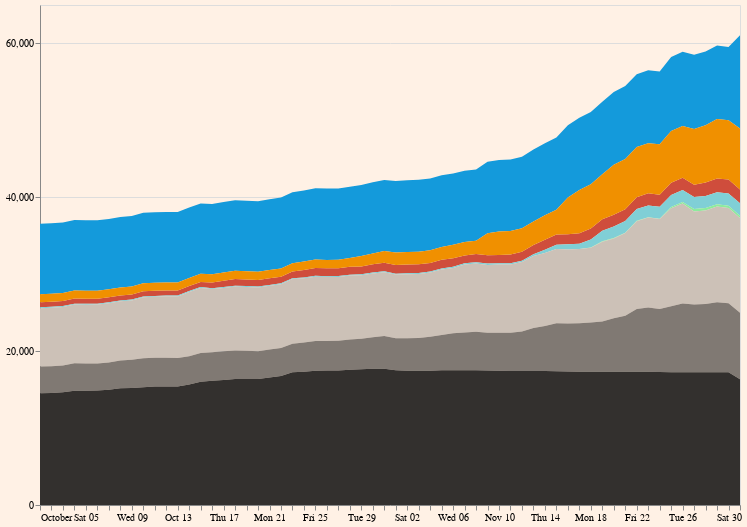

Notebook code cell kept with this figure:
### Code cell
alt.Chart(df_active_plot, background="#fff1e5").mark_area().encode(
    x=alt.X("date:T", axis=alt.Axis(tickCount=len(df_active_daily), title=None, grid=False)),
    y=alt.Y("active_ads:Q", axis=alt.Axis(tickCount=4, title=None)),
    color=alt.Color("funder:N", scale=parties_palette, legend=None),
    order="order",
    tooltip=["funder", "active_ads", "date"],
).properties(width=700, height=500)

### Figure 1 — Vega-Lite specification as saved in the notebook (floating-point values rounded to 4 significant figures; data arrays with more than 128 entries replaced by an {"elided": "..."} marker saying what was removed)
{"$schema": "https://vega.github.io/schema/vega-lite/v3.4.0.json", "background": "#fff1e5", "config": {"mark": {"tooltip": null}, "view": {"height": 300, "width": 400}}, "data": {"name": "data-67a22da8965614d42d82733e1879033e"}, "datasets": {"data-67a22da8965614d42d82733e1879033e": {"elided": "496 records"}}, "encoding": {"color": {"field": "funder", "legend": null, "scale": {"domain": ["con", "lab", "lib", "brx", "gre", "no_funder", "unclassified", "registered"], "range": ["#149adb", "#cf4d3c", "#f09000", "#80cfd6", "#8deb9d", "#33302e", "#807973", "#ccc1b7"]}, "type": "nominal"}, "order": {"field": "order", "type": "quantitative"}, "tooltip": [{"field": "funder", "type": "nominal"}, {"field": "active_ads", "type": "quantitative"}, {"field": "date", "type": "temporal"}], "x": {"axis": {"grid": false, "tickCount": 62, "title": null}, "field": "date", "type": "temporal"}, "y": {"axis": {"tickCount": 4, "title": null}, "field": "active_ads", "type": "quantitative"}}, "height": 500, "mark": "area", "width": 700}
